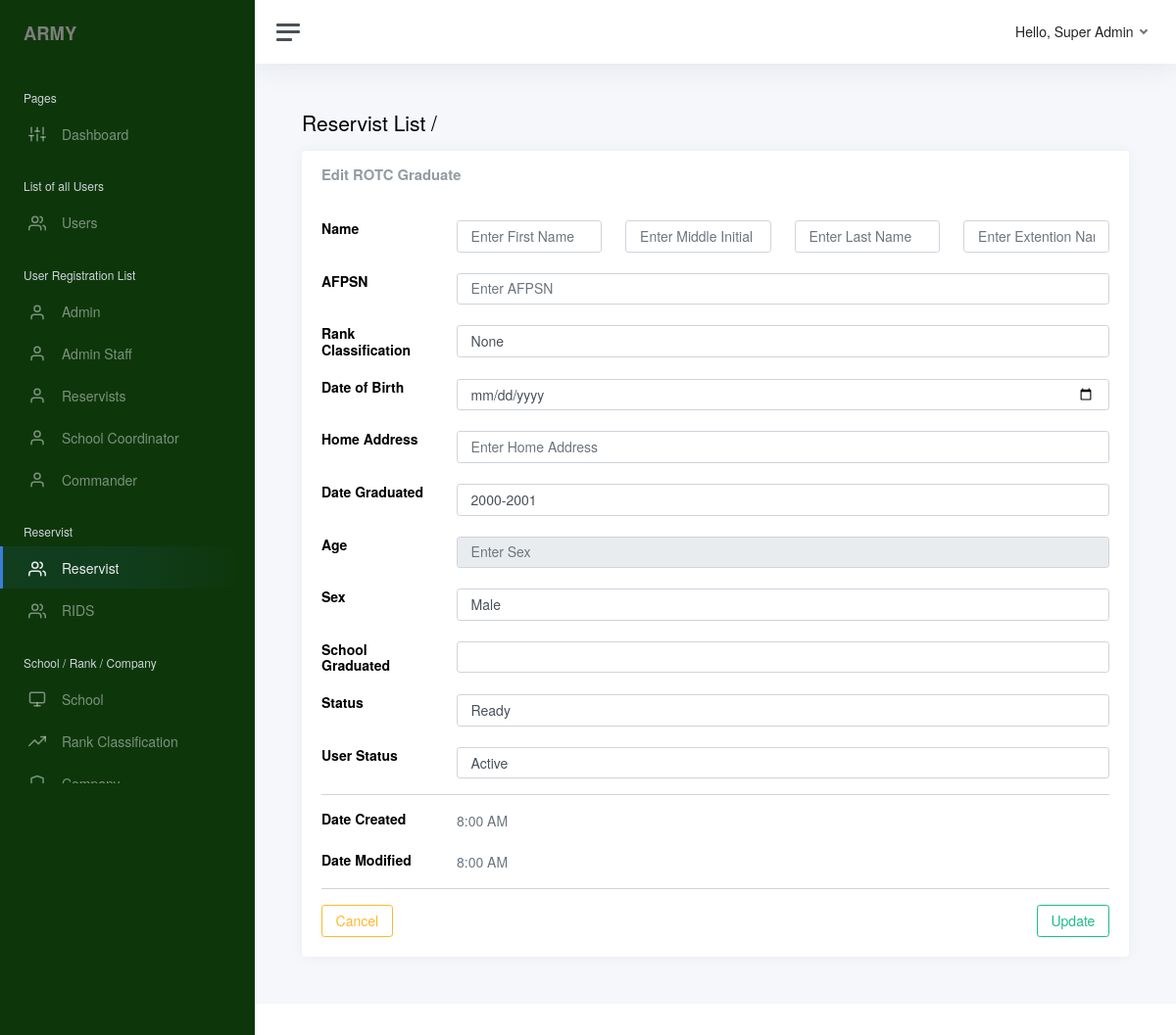
The app's page /admin_rg_view.php (signed in) with its own data.
### tables this page shows
CREATE TABLE `army_users` (
  `army_id` int(255) NOT NULL,
  `user_img` varchar(250) NOT NULL,
  `firstname` varchar(100) NOT NULL,
  `middle_name` varchar(100) NOT NULL,
  `lastname` varchar(100) NOT NULL,
  `username` varchar(100) NOT NULL,
  `email` varchar(100) NOT NULL,
  `password` varchar(1000) NOT NULL,
  `type` varchar(30) NOT NULL,
  `rank_id` int(100) NOT NULL,
  `company_id` int(100) NOT NULL,
  `afpsn` varchar(250) NOT NULL,
  `school_id` int(100) NOT NULL,
  `status` varchar(30) NOT NULL,
  `user_status` varchar(20) NOT NULL,
  `date_created` date DEFAULT NULL,
  `time_created` time(6) NOT NULL,
  `date_modified` date DEFAULT NULL,
  `time_modified` time(6) NOT NULL
);

### system_checker.php (called while the page is built, shortened)
<?php
require 'include/connect.php';
$isAdmin     = false;
$isStaff     = false;
$isCommander = false;
$isSchool    = false;
if (!empty($_SESSION["army_id"])) {
  $army_id     = $_SESSION["army_id"];
  $result      = mysqli_query($conn, "SELECT * FROM army_users WHERE army_id = $army_id");
  $row         = mysqli_fetch_assoc($result);
  $fn_public   = $row["firstname"];
  $ln_public   = $row["lastname"];
  $status      = $row["status"];
  $user_status = $row["user_status"];
} else {
  header("Location: bulletin.php");
}

### admin_rg_view.php (the view, shortened to what this page needs)
<?php
include 'system_checker.php';
  $time_c_formatted   = date("G:i A ", strtotime($time_created));
  $time_m_formatted   = date("G:i A ", strtotime($time_modified));
$sel_ready   = "";
$sel_active   = "";
$sel_male      = "";
if ($user_status == "active") {
  $sel_active  = "selected";
} else if ($user_status == "inactive") {
  $sel_inactive = "selected";
}
$disabled = '';
?>
<!DOCTYPE html>
<html lang="en">
<?php include 'header_main.php' ?>
<body>
  <div class="wrapper">
    <div class="main">
      <?php include 'top_right_navigation.php' ?>
      <main class="content">
        <div class="container-fluid p-0">
          <h1 class="h3 mb-3"><a href="admin_rg.php" class="linked-navigation">Reservist List</a> /
            <?php echo $firstname .' '. $lastname?></h1>
          <div class="row">
            <div class="col-12">
              <div class="card">
                <div class="card-header">
                  <h5 class="card-title mb-0">Edit ROTC Graduate</h5>
                </div>
                <div class="card-body">
                  <form method="post" autocomplete="off">
                    <div class="row">
                      <div class="col-sm-2">
                        <h6 class="mb-0 flatpickr-weekwrapper"><strong>Name</strong></h6>
                      </div>
                      <div class="col-sm-10 text-secondary">
                        <div class="row">
                          <div class="col-3">
                            <input type="text" class="form-control" id="firstname" name="firstname" value="<?php echo $firstname ?>" placeholder="Enter First Name" <?php echo $disabled ?>>
                          </div>
                          <div class="col-3">
                            <input type="text" class="form-control" id="middle_initial" name="middle_initial" value="<?php echo $middle_initial ?>" placeholder="Enter Middle Initial" <?php echo $disabled ?>>
                          </div>
                          <div class="col-3">
                            <input type="text" class="form-control" id="lastname" name="lastname" value="<?php echo $lastname ?>" placeholder="Enter Last Name" <?php echo $disabled ?>>
                          </div>
                          <div class="col-3">
                            <input type="text" class="form-control" id="extname" name="extname" value="<?php echo $extname ?>" placeholder="Enter Extention Name" <?php echo $disabled ?>>
                          </div>
                        </div>
                      </div>
                    </div>
                    <br>
                    <div class="row">
                      <div class="col-sm-2">
                        <h6 class="mb-0 flatpickr-weekwrapper"><strong>AFPSN</strong></h6>
                      </div>
                      <div class="col-sm-10 text-secondary">
                        <input type="text" class="form-control" id="afpsn" name="afpsn" value="<?php echo $afpsn ?>" placeholder="Enter AFPSN " <?php echo $disabled ?>>
                      </div>
                    </div>
                    <br>
                    <div class="row">
                      <div class="col-sm-2">
                        <h6 class="mb-0 flatpickr-weekwrapper"><strong>Rank Classification</strong></h6>
                      </div>
                      <div class="col-sm-10 text-secondary">
                        <select class="form-control" id="rank_id" name="rank_id"<?php echo $disabled ?>>
                            <option value="none">None</option>
                        </select>
                      </div>
                    </div>
                    <br>
                    <div class="row">
                      <div class="col-sm-2">
                        <h6 class="mb-0 flatpickr-weekwrapper"><strong>Date of Birth</strong></h6>
                      </div>
                      <div class="col-sm-10 text-secondary">
                        <input type="date" class="form-control" id="date_of_birth" name="date_of_birth" value="<?php echo $date_of_birth?>" placeholder="Enter Birthdate" <?php echo $disabled ?>>
                      </div>
                    </div>
                    <br>
                    <div class="row">
                      <div class="col-sm-2">
                        <h6 class="mb-0 flatpickr-weekwrapper"><strong>Home Address</strong></h6>
                      </div>
                      <div class="col-sm-10 text-secondary">
                        <input type="text" class="form-control" id="home_address" name="home_address" value="<?php echo $home_address?>" placeholder="Enter Home Address" <?php echo $disabled ?>>
                      </div>
                    </div>
                    <br>
                    <div class="row">
                      <div class="col-sm-2">
                        <h6 class="mb-0 flatpickr-weekwrapper"><strong>Date Graduated</strong></h6>
                      </div>
                      <div class="col-sm-10 text-secondary">
                        <select class="form-control" id="date_graduated"name="date_graduated"<?php echo $disabled ?>>
                          <?php
                          $year_start = 1999;
                          $year_end   = 2000;
                          for ($x = 0; $x <= 30; $x++) {
                            $year_start++;
                            $year_end++;
                            $ay = $year_start . '-' .$year_end;
                            if($ay == $date_graduated) {
                              echo "<option value='$date_graduated' selected>$year_start-$year_end</option>";
                            } else {
                              echo "<option value='$year_start-$year_end'>$year_start-$year_end</option>";
                            }
                          }
                          ?>
                        </select>
                      </div>
                    </div>
                    <br>
                    <div class="row">
                      <div class="col-sm-2">
                        <h6 class="mb-0 flatpickr-weekwrapper"><strong>Age</strong></h6>
                      </div>
                      <div class="col-sm-10 text-secondary">
                        <input type="text" class="form-control" id="age" name="age" value="<?php echo $age?>" placeholder="Enter Sex" disabled>
                      </div>
                    </div>
                    <br>
                    <div class="row">
                      <div class="col-sm-2">
                        <h6 class="mb-0 flatpickr-weekwrapper"><strong>Sex</strong></h6>
                      </div>
                      <div class="col-sm-10 text-secondary">
                      <?php if($isAdmin || $isSchool || $isStaff || $isCommander) {?>
                        <input type="text" class="form-control" id="sex" name="sex" value="<?php echo $sex != '' ? ucfirst($sex) : 'N/A' ?>" disabled>
                        <input type="hidden" id="sex" name="sex" value="<?php echo $sex?>">
                        <?php } else { ?>
                          <select class="form-control" id="sex" value="<?php echo $sex?>" name="sex" <?php echo $disabled ?>>
                            <option value="Male" <?php echo $sel_male ?>>Male</option>
                          </select>
                        <?php }?>
                      </div>
                    </div>
                    <br>
                    <div class="row">
                      <div class="col-sm-2">
                        <h6 class="mb-0 flatpickr-weekwrapper"><strong>School Graduated</strong></h6>
                      </div>
                      <div class="col-sm-10 text-secondary">
                      <?php if($isAdmin || $isSchool || $isStaff || $isCommander) {
                          if($school_id != 0){
                            $result_school  = mysqli_query($conn, "SELECT * FROM schools WHERE school_id = '$school_id'");
                            while ($res     = mysqli_fetch_array($result_school)) {
                              $school_name = $res['school_name'];
                            }
                          } else {
                            $school_name = 'None';
                          }
                        ?>
                        <input type="text" class="form-control" id="school_id" name="school_id" value="<?php echo $school_name ?>" disabled>
                        <input type="hidden" id="school_id" name="school_id" value="<?php echo $school_id?>">
                        <?php } else { ?>
                        <select class="form-control" id="school_id" name="school_id">
                        </select>
                        <?php }?>
                      </div>
                    </div>
                    <br>
                    <div class="row">
                      <div class="col-sm-2">
                        <h6 class="mb-0 flatpickr-weekwrapper"><strong>Status</strong></h6>
                      </div>
                      <div class="col-sm-10 text-secondary">
                      <?php if($isSchool || $isCommander) {?>
                        <input type="text" class="form-control" id="status" name="status" value="<?php echo ucfirst($status) ?>" disabled>
                        <input type="hidden" id="status" name="status" value="<?php echo $status ?>">
                      <?php } else { ?>
                        <select class="form-control" id="status" value="<?php echo $status ?>" name="status">
                          <option value="Ready" <?php echo $sel_ready ?>>Ready</option>
                        </select>
                      <?php }?>
                      </div>
                    </div>
                    <br>
                    <div class="row">
                      <div class="col-sm-2">
                        <h6 class="mb-0 flatpickr-weekwrapper"><strong>User Status</strong></h6>
                      </div>
                      <div class="col-sm-10 text-secondary">
                      <?php if($isSchool || $isCommander) {?>
                        <input type="text" class="form-control" id="user_status" name="user_status" value="<?php echo ucfirst($user_status) ?>" disabled>
                        <input type="hidden" id="user_status" name="user_status" value="<?php echo $user_status ?>">
                      <?php } else { ?>
                        <select class="form-control" id="user_status" value="<?php echo $user_status ?>" name="user_status">
                          <option value="active" <?php echo $sel_active ?>>Active</option>
                        </select>
                      <?php }?>
                      </div>
                    </div>
                    <hr>
                    <div class="row">
                      <div class="col-sm-2">
                        <h6 class="mb-0 flatpickr-weekwrapper"><strong>Date Created</strong>
                        </h6>
                      </div>
                      <div class="col-sm-10 text-secondary">
                        <div class="flatpickr-weekwrapper">
                          <?php echo $time_c_formatted ?>
                        </div>
                      </div>
                    </div>
                    <br>
                    <div class="row">
                      <div class="col-sm-2">
                        <h6 class="mb-0 flatpickr-weekwrapper"><strong>Date Modified</strong>
                        </h6>
                      </div>
                      <div class="col-sm-10 text-secondary">
                        <div class="flatpickr-weekwrapper">
                          <?php echo $time_m_formatted ?>
                        </div>
                      </div>
                    </div>
                    <hr>
                    <div class="row">
                      <div class="col-6">
                        <a href="admin_rg.php" class="btn btn-md btn-outline-warning" style="float:left">Cancel</a>
                      </div>
                      <div class="col-6">
                        <?php if(!$isStaff && !$isCommander) {?>
                        <button type="submit" name="update" class="btn btn-md btn-outline-success" style="float:right">Update</button>
                        <?php } else if($isStaff) {?>
                        <button type="submit" name="update_staff" class="btn btn-md btn-outline-success" style="float:right">Update</button>
                        <?php } ?>
                      </div>
                    </div>
                  </form>
                </div>
              </div>
            </div>
          </div>
        </div>
      </main>
      <?php include 'system_controller/footer.php' ?>
    </div>
  </div>
</body>
</html>

### top_right_navigation.php (shortened to what this page needs)
<nav id="top-nav" class="navbar navbar-expand navbar-light navbar-bg">
    <a class="sidebar-toggle js-sidebar-toggle">
        <i class="hamburger align-self-center"></i>
    </a>
    <div class="navbar-collapse collapse">
        <ul class="navbar-nav navbar-align">
            <li class="nav-item dropdown">
                <a class="nav-link dropdown-toggle d-none d-sm-inline-block" href="#" data-bs-toggle="dropdown">
                    <span class="text-dark">Hello, <?php echo $rank_public . ' ' .$fn_public . ' ' . $ln_public?></span>
                </a>
            </li>
        </ul>
    </div>
</nav>

### css/print.css (style rules this page uses)
.card { margin: -2rem; margin-left: -2rem; margin-right: -2rem; }
body, .content { background-color: white; }
footer, head, #sidebar, #top-nav, .header-dash { display: none; }

### records on screen
army_users: firstname "Super", lastname "Admin", status "Ready", user_status "Active"

### other values on screen
$time_c_formatted "8:00 AM"
$time_m_formatted "8:00 AM"
form field date_graduated "2000-2001"
